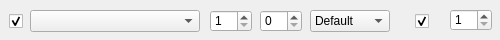
               <widget class="QWidget" name="gem4" native="true">
                <property name="geometry">
                 <rect>
                  <x>400</x>
                  <y>190</y>
                  <width>500</width>
                  <height>40</height>
                 </rect>
                </property>
                <widget class="QCheckBox" name="check_GemRemove4">
                 <property name="geometry">
                  <rect>
                   <x>9</x>
                   <y>13</y>
                   <width>16</width>
                   <height>16</height>
                  </rect>
                 </property>
                 <property name="text">
                  <string/>
                 </property>
                 <property name="checked">
                  <bool>true</bool>
                 </property>
                </widget>
                <widget class="QComboBox" name="combo_GemList4">
                 <property name="geometry">
                  <rect>
                   <x>30</x>
                   <y>10</y>
                   <width>170</width>
                   <height>22</height>
                  </rect>
                 </property>
                 <property name="minimumSize">
                  <size>
                   <width>170</width>
                   <height>0</height>
                  </size>
                 </property>
                </widget>
                <widget class="QSpinBox" name="spin_GemLevel4">
                 <property name="geometry">
                  <rect>
                   <x>210</x>
                   <y>10</y>
                   <width>42</width>
                   <height>22</height>
                  </rect>
                 </property>
                 <property name="minimumSize">
                  <size>
                   <width>42</width>
                   <height>0</height>
                  </size>
                 </property>
                 <property name="minimum">
                  <number>1</number>
                 </property>
                 <property name="maximum">
                  <number>20</number>
                 </property>
                </widget>
                <widget class="QSpinBox" name="spin_GemQuality4">
                 <property name="geometry">
                  <rect>
                   <x>260</x>
                   <y>10</y>
                   <width>42</width>
                   <height>22</height>
                  </rect>
                 </property>
                 <property name="minimumSize">
                  <size>
                   <width>42</width>
                   <height>0</height>
                  </size>
                 </property>
                 <property name="maximum">
                  <number>40</number>
                 </property>
                </widget>
                <widget class="QComboBox" name="combo_GemVariant4">
                 <property name="geometry">
                  <rect>
                   <x>310</x>
                   <y>10</y>
                   <width>80</width>
                   <height>22</height>
                  </rect>
                 </property>
                 <item>
                  <property name="text">
                   <string extracomment="Default">Default</string>
                  </property>
                 </item>
                 <item>
                  <property name="text">
                   <string extracomment="Alternate1">Anomalous</string>
                  </property>
                 </item>
                 <item>
                  <property name="text">
                   <string extracomment="Alternate2">Divergent</string>
                  </property>
                 </item>
                 <item>
                  <property name="text">
                   <string extracomment="Alternate3">Phantasmal</string>
                  </property>
                 </item>
                </widget>
                <widget class="QCheckBox" name="check_GemEnabled4">
                 <property name="geometry">
                  <rect>
                   <x>415</x>
                   <y>13</y>
                   <width>16</width>
                   <height>16</height>
                  </rect>
                 </property>
                 <property name="text">
                  <string/>
                 </property>
                 <property name="checked">
                  <bool>true</bool>
                 </property>
                </widget>
                <widget class="QSpinBox" name="spin_GemCount4">
                 <property name="geometry">
                  <rect>
                   <x>450</x>
                   <y>9</y>
                   <width>42</width>
                   <height>22</height>
                  </rect>
                 </property>
                 <property name="minimum">
                  <number>1</number>
                 </property>
                 <property name="maximum">
                  <number>20</number>
                 </property>
                </widget>
               </widget>
